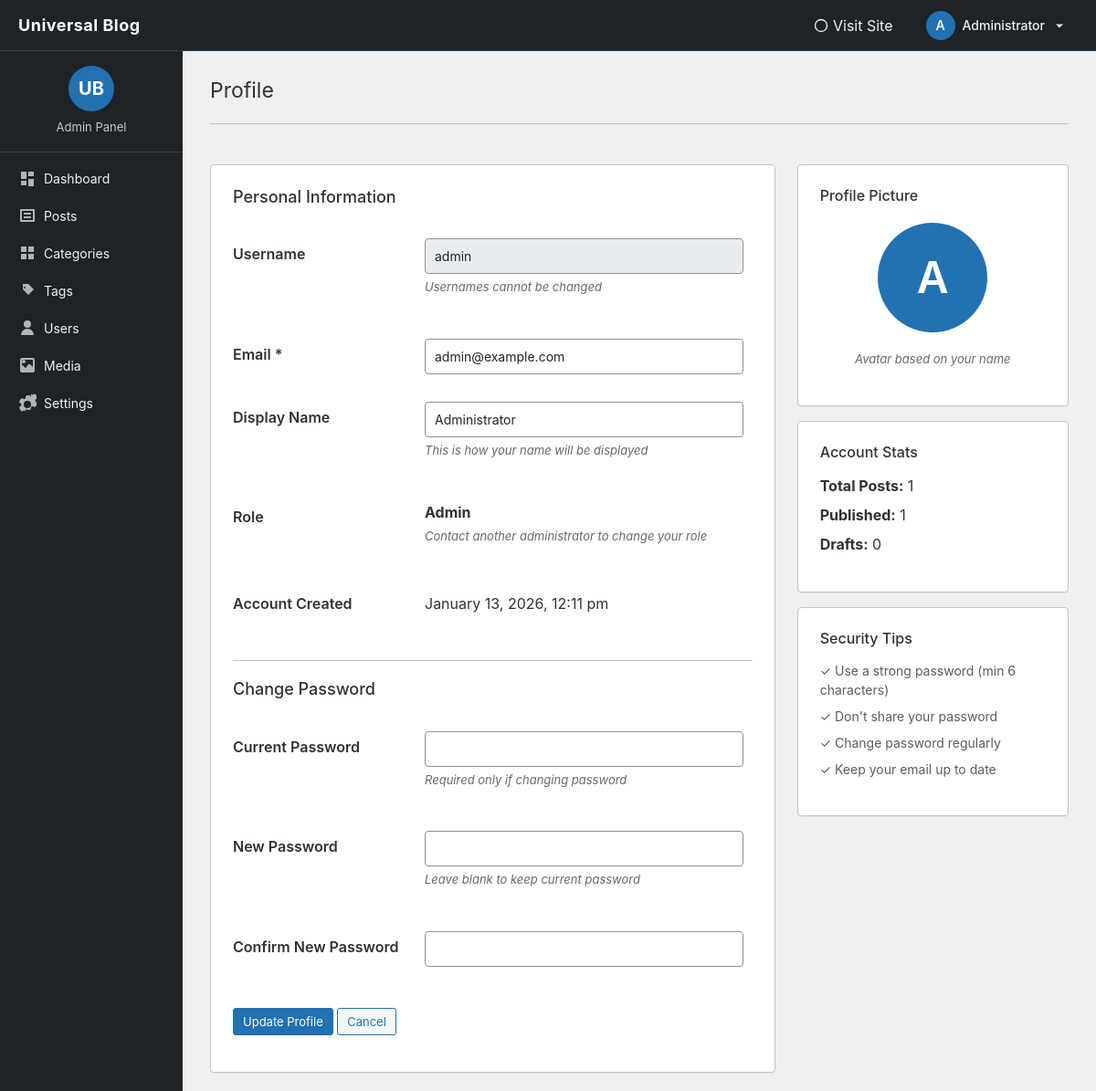
Screenshot of /blog/admin/users/profile.php (signed in) with the database file from the repository.
### tables this page shows
CREATE TABLE `users` (
  `id` int(11) NOT NULL,
  `username` varchar(50) NOT NULL,
  `email` varchar(100) NOT NULL,
  `password` varchar(255) NOT NULL,
  `display_name` varchar(100) DEFAULT NULL,
  `role` enum('admin','author','editor') DEFAULT 'author',
  `created_at` datetime DEFAULT current_timestamp()
);

### blog/admin/users/profile.php (the view, shortened to what this page needs)
<?php
require_once '../../includes/db.php';
$user_id = $_SESSION['admin_id'];
$stmt = $pdo->prepare("SELECT * FROM users WHERE id = ?");
$stmt->execute([$user_id]);
$user = $stmt->fetch();
?>
<!DOCTYPE html>
<html lang="en">
<head>
<link href="https://cdn.jsdelivr.net/npm/bootstrap@5.3.2/dist/css/bootstrap.min.css" rel="stylesheet">
</head>
<body>
<?php require '../partials/header.php'; ?>
<div class="container-fluid">
<div class="row">
<?php require '../partials/sidebar.php'; ?>
<main class="col-md-9 col-lg-10">
<div class="wrap">
    <h1 class="wp-heading-inline">Profile</h1>
    <hr class="wp-header-end">
    <div class="row mt-4">
        <div class="col-lg-8">
            <div class="wp-card p-4">
                <h2 style="font-size:18px;margin-bottom:20px;">Personal Information</h2>
                <form method="post">
                    <table class="form-table">
                        <tbody>
                            <tr>
                                <th scope="row"><label for="username">Username</label></th>
                                <td>
                                    <input type="text" id="username" value="<?= htmlspecialchars($user['username']) ?>" class="form-control" disabled>
                                    <p class="description">Usernames cannot be changed</p>
                                </td>
                            </tr>
                            <tr>
                                <th scope="row"><label for="email">Email *</label></th>
                                <td>
                                    <input type="email" name="email" id="email" value="<?= htmlspecialchars($user['email']) ?>" class="form-control" required>
                                </td>
                            </tr>
                            <tr>
                                <th scope="row"><label for="display_name">Display Name</label></th>
                                <td>
                                    <input type="text" name="display_name" id="display_name" value="<?= htmlspecialchars($user['display_name']) ?>" class="form-control">
                                    <p class="description">This is how your name will be displayed</p>
                                </td>
                            </tr>
                            <tr>
                                <th scope="row"><label>Role</label></th>
                                <td>
                                    <strong><?= ucfirst($user['role']) ?></strong>
                                    <p class="description">Contact another administrator to change your role</p>
                                </td>
                            </tr>
                            <tr>
                                <th scope="row"><label>Account Created</label></th>
                                <td>
                                    <?= date('F j, Y, g:i a', strtotime($user['created_at'])) ?>
                                </td>
                            </tr>
                        </tbody>
                    </table>
                    <h2 style="font-size:18px;margin:30px 0 20px;padding-top:20px;border-top:1px solid #c3c4c7;">Change Password</h2>
                    <table class="form-table">
                        <tbody>
                            <tr>
                                <th scope="row"><label for="current_password">Current Password</label></th>
                                <td>
                                    <input type="password" name="current_password" id="current_password" class="form-control" autocomplete="off">
                                    <p class="description">Required only if changing password</p>
                                </td>
                            </tr>
                            <tr>
                                <th scope="row"><label for="new_password">New Password</label></th>
                                <td>
                                    <input type="password" name="new_password" id="new_password" class="form-control" autocomplete="new-password">
                                    <p class="description">Leave blank to keep current password</p>
                                </td>
                            </tr>
                            <tr>
                                <th scope="row"><label for="confirm_password">Confirm New Password</label></th>
                                <td>
                                    <input type="password" name="confirm_password" id="confirm_password" class="form-control" autocomplete="new-password">
                                </td>
                            </tr>
                        </tbody>
                    </table>
                    <p class="submit" style="margin-top:30px;">
                        <button type="submit" class="button-primary">Update Profile</button>
                        <a href="../dashboard.php" class="button-secondary">Cancel</a>
                    </p>
                </form>
            </div>
        </div>
        <div class="col-lg-4">
            <div class="wp-card p-4">
                <h3 style="font-size:16px;margin-bottom:15px;">Profile Picture</h3>
                <div class="text-center">
                    <div class="user-avatar" style="width:120px;height:120px;font-size:48px;margin:20px auto;">
                        <?= strtoupper(substr($user['display_name'] ?: $user['username'], 0, 1)) ?>
                    </div>
                    <p class="description">Avatar based on your name</p>
                </div>
            </div>
            <div class="wp-card p-4 mt-3">
                <h3 style="font-size:16px;margin-bottom:15px;">Account Stats</h3>
                <?php
                $postCount = $pdo->prepare("SELECT COUNT(*) FROM posts WHERE user_id = ?");
                $postCount->execute([$user_id]);
                $totalPosts = $postCount->fetchColumn();
                $publishedCount = $pdo->prepare("SELECT COUNT(*) FROM posts WHERE user_id = ? AND status = 'published'");
                $publishedCount->execute([$user_id]);
                $published = $publishedCount->fetchColumn();
                ?>
                <ul class="list-unstyled">
                    <li class="mb-2">
                        <strong>Total Posts:</strong> <?= $totalPosts ?>
                    </li>
                    <li class="mb-2">
                        <strong>Published:</strong> <?= $published ?>
                    </li>
                    <li class="mb-2">
                        <strong>Drafts:</strong> <?= $totalPosts - $published ?>
                    </li>
                </ul>
            </div>
            <div class="wp-card p-4 mt-3">
                <h3 style="font-size:16px;margin-bottom:15px;">Security Tips</h3>
                <ul class="list-unstyled small text-muted">
                    <li class="mb-2">✓ Use a strong password (min 6 characters)</li>
                    <li class="mb-2">✓ Don't share your password</li>
                    <li class="mb-2">✓ Change password regularly</li>
                    <li class="mb-2">✓ Keep your email up to date</li>
                </ul>
            </div>
        </div>
    </div>
</div>
</main>
</div>
</div>
</body>
</html>

### blog/admin/partials/admin-style.php (style rules this page uses)
:root { --wp-blue: #2271b1; --wp-blue-dark: #135e96; --wp-admin-bg: #f0f0f1; --wp-sidebar-bg: #1d2327; --wp-sidebar-hover: #2c3338; --wp-accent: #2271b1; --wp-border: #c3c4c7; }
body { background: var(--wp-admin-bg); font-family: -apple-system,BlinkMacSystemFont,"Segoe UI",Roboto,Oxygen-Sans,Ubuntu,Cantarell,"Helvetica Neue",sans-serif; color: #2c3338; padding-top: 56px; }
main { padding: 20px 30px !important; }
@media (min-width: 768px) { main.col-md-9, main.col-lg-10 { margin-left: 0; } }
.wp-heading-inline { font-size: 23px; font-weight: 400; margin: 0; padding: 9px 0 4px; line-height: 1.3; }
.page-card, .wp-card { background: #fff; border: 1px solid var(--wp-border); border-radius: 4px; box-shadow: 0 1px 1px rgba(0,0,0,.04); margin-top: 20px; }
.button, .button-primary, .button-secondary { display: inline-block; text-decoration: none; font-size: 13px; line-height: 2.15384615; min-height: 30px; margin: 0; padding: 0 10px; cursor: pointer; border: 1px solid #2271b1; border-radius: 3px; background: #2271b1; color: #fff; transition: all 0.15s ease; }
.button-secondary { background: #f6f7f7; border-color: #2271b1; color: #2271b1; }
.form-table { width: 100%; }
.form-table th { padding: 20px 10px 20px 0; width: 200px; font-weight: 600; vertical-align: top; text-align: left; }
.form-table td { padding: 15px 10px; }
.form-table input[type="text"], .form-table input[type="email"], .form-table input[type="password"], .form-table textarea, .form-table select { width: 100%; max-width: 400px; padding: 8px 10px; border: 1px solid #8c8f94; border-radius: 4px; font-size: 14px; }
.description { font-size: 13px; color: #646970; font-style: italic; margin-top: 5px; }

### blog/admin/partials/header.php (style rules this page uses)
.user-avatar { width: 32px; height: 32px; border-radius: 50%; background: #2271b1; color: #fff; display: flex; align-items: center; justify-content: center; font-weight: 600; font-size: 14px; }

### rows the page displays
users: username "admin", email "admin@example.com", display_name "Administrator", role "Admin", created_at "January 13, 2026, 12:11 pm", display_name "A"

### other values shown
substr($admin_name, 0, 1) "A"
$admin_name "Administrator"
$totalPosts "1"
$published "1"
$totalPosts - $published "0"
